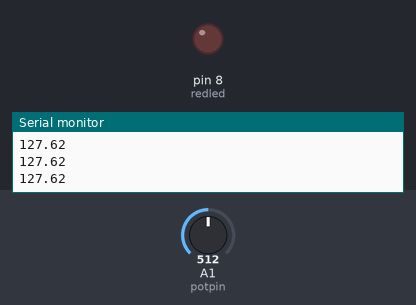
The sketch below on a simulated Arduino Uno, built with avr-gcc and run on an emulated ATmega328P. Shown: output pins drawn as LEDs (lit = HIGH), the last lines printed to the serial monitor. The inputs (shaded band) are chosen by the test bench; at power-on: A1 (potpin) = 512.

Above: at 1.2 s.
1.3 s: A1 (potpin) set to 526
At 1.9 s:
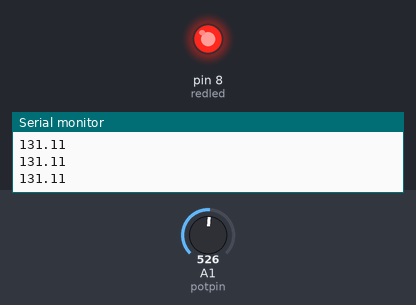
2.8 s: A1 (potpin) set to 511
At 4.0 s:
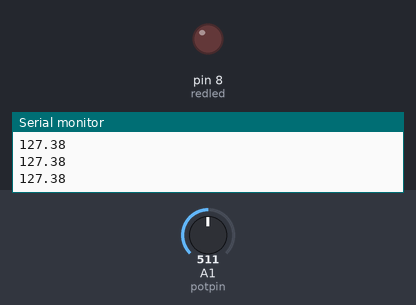
4.3 s: A1 (potpin) set to 716
At 5.2 s:
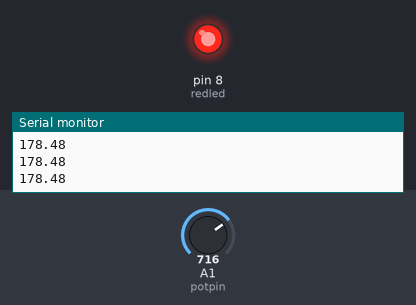
Timing chart, 0 to 7.3 s (numbered marks = the images above; inputs shaded):
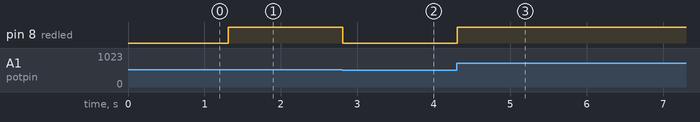

Measured:
- the behaviour switches between 513 and 514 on A1 (potpin) (found by bisection; images 0 and 1)
- after the input at 1.3 s, pin 8 (redled): LOW → HIGH at once
- after the input at 2.8 s, pin 8 (redled): HIGH → LOW at once
- after the input at 4.3 s, pin 8 (redled): LOW → HIGH at once

The sketch:

DIMMER_LED_POTENTIAMETER.ino
```cpp
int redled=8;
int potpin=A1;
int potval;
float V2;
void setup() {
  // put your setup code here, to run once:
pinMode(redled,OUTPUT);
pinMode(potpin,INPUT);
Serial.begin(9600);
}

void loop() {
  // put your main code here, to run repeatedly:
potval=analogRead(potpin);
V2=(255./1023.)*potval;
Serial.println(V2);
analogWrite(redled,V2);
}
```
